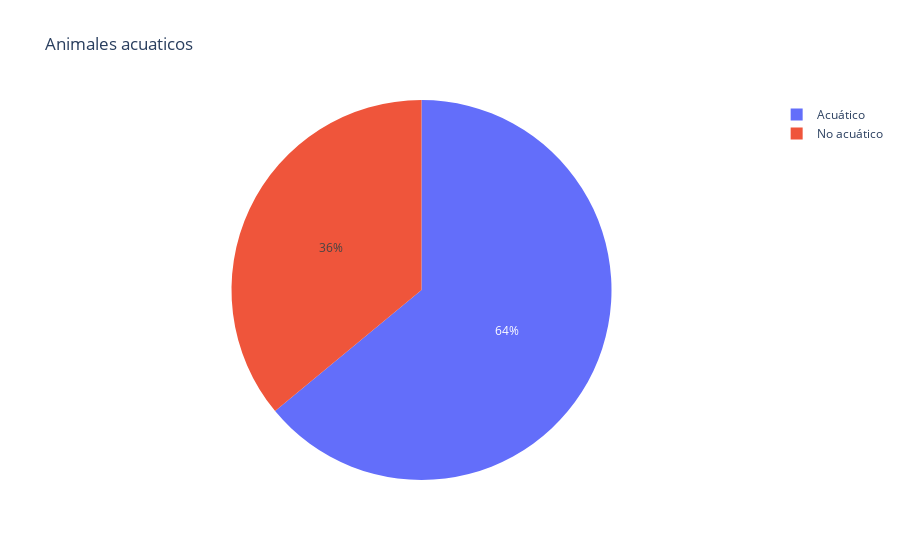

Source (notebook cell):
### Code cell
df_acuatics = df_zoo[['animal name','aquatic']].groupby('aquatic').count().reset_index()
df_acuatics['aquatic'] = df_acuatics['aquatic'].apply(lambda x : 'Acuático' if x == 0 else 'No acuático')
df_acuatics.rename(columns = {'animal name':'count'}, inplace=True)

px.pie(df_acuatics, values = 'count', names = 'aquatic', title = 'Animales acuaticos')

### Figure 1 — Plotly figure (JSON) as saved in the notebook; plotly's stock layout.template omitted (floating-point values rounded to 4 significant figures)
{"data": [{"domain": {"x": [0, 1], "y": [0, 1]}, "hovertemplate": "aquatic=%{label}<br>count=%{value}<extra></extra>", "labels": ["Acuático", "No acuático"], "legendgroup": "", "name": "", "showlegend": true, "type": "pie", "values": [64, 36]}], "layout": {"legend": {"tracegroupgap": 0}, "title": {"text": "Animales acuaticos"}}}
